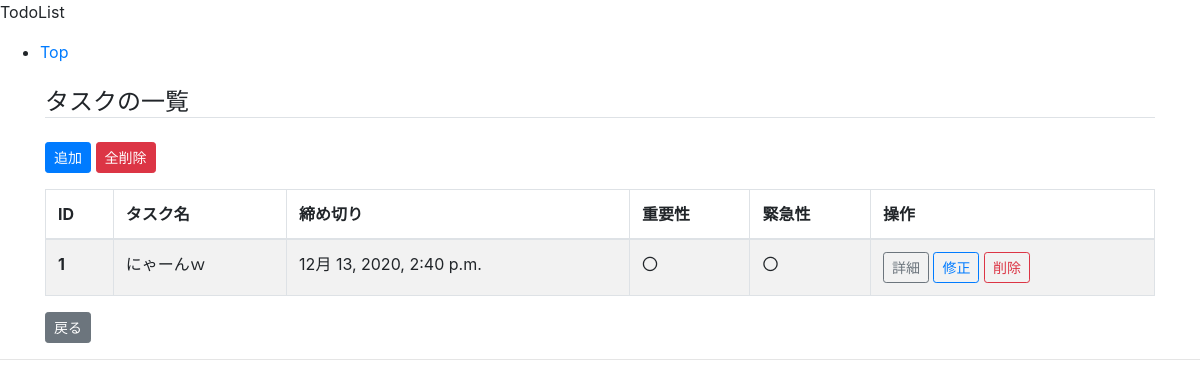
/, run on an earlier commit of the app's database.
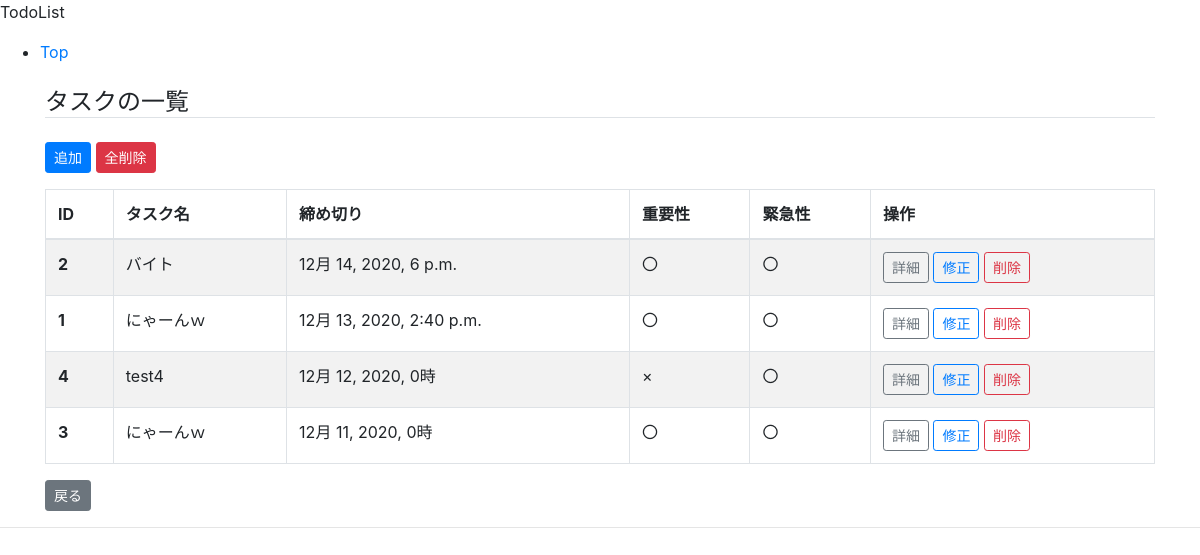
And on a later commit of the database.
### posts/models.py (models this page shows, shortened)
class Posts(models.Model):
    class Meta(object):
        db_table = 'posts'
    task = models.CharField(verbose_name='タスク名', max_length=255)
    task_text = models.CharField(verbose_name='タスク詳細', max_length=255)
    created_at = models.DateTimeField(verbose_name='作成日時', default=timezone.now())
    deadline = models.DateTimeField(verbose_name='締切', default=timezone.now())
    importance = models.BooleanField(verbose_name='重要', default=True)
    urgency = models.BooleanField(verbose_name='緊急', default=True)

### posts/views.py (the view)
class TaskList(ListView):
    template_name = 'posts/posts_list.html'
    queryset = Posts.objects.order_by('-deadline')
    model = Posts
    paginate_by = 5

### posts/templates/posts/posts_list.html (shortened to what this page needs)
{% extends "base.html" %}
{% block content %}
    <h4 class="mt-4 border-bottom">タスクの一覧</h4>
    <a href="{% url 'posts:write' %}" class="btn btn-primary btn-sm my-3">追加</a>
    <a href="{% url 'posts:alldelete' %}" class="btn btn-danger btn-sm my-3"
       onclick="return confirm('本当に全タスクを削除しますか？')">全削除</a>
    <table class="table table-striped table-bordered">
        <thead>
        <tr>
            <th scope="col">ID</th>
            <th scope="col">タスク名</th>
            <th scope="col">締め切り</th>
            <th scope="col">重要性</th>
            <th scope="col">緊急性</th>
            <th scope="col">操作</th>
        </tr>
        </thead>
        <tbody>
        {% for post in posts_list %}
            <tr>
                <th scope="row">{{ post.id }}</th>
                <td>{{ post.task }}</td>
                <td>{{ post.deadline }}</td>
                {% if post.importance %}
                    <td>〇</td>
                {% else %}
                    <td>×</td>
                {% endif %}
                {% if post.urgency %}
                    <td>〇</td>
                {% else %}
                    <td>×</td>
                {% endif %}
                <td>
                    <a href="{% url 'posts:detail' post.pk %}" class="btn btn-outline-secondary btn-sm">詳細</a>
                    <a href="{% url 'posts:update' post.pk %}" class="btn btn-outline-primary btn-sm">修正</a>
                    <a href="{% url 'posts:delete' post.pk %}" class="btn btn-outline-danger btn-sm">削除</a>
                </td>
            </tr>
        {% endfor %}
        </tbody>
    </table>
    <a href="{% url 'posts:index' %}" class="btn btn-secondary btn-sm">戻る</a>
{% endblock content %}

What changed in the data, as far as the page shows it:
added Posts: id "2", task "バイト", deadline "12月 14, 2020, 6 p.m.", importance "〇", urgency "〇"
added Posts: id "4", task "test4", deadline "12月 12, 2020, 0時", urgency "〇"
added Posts: id "3", task "にゃーんｗ", deadline "12月 11, 2020, 0時", importance "〇", urgency "〇"
